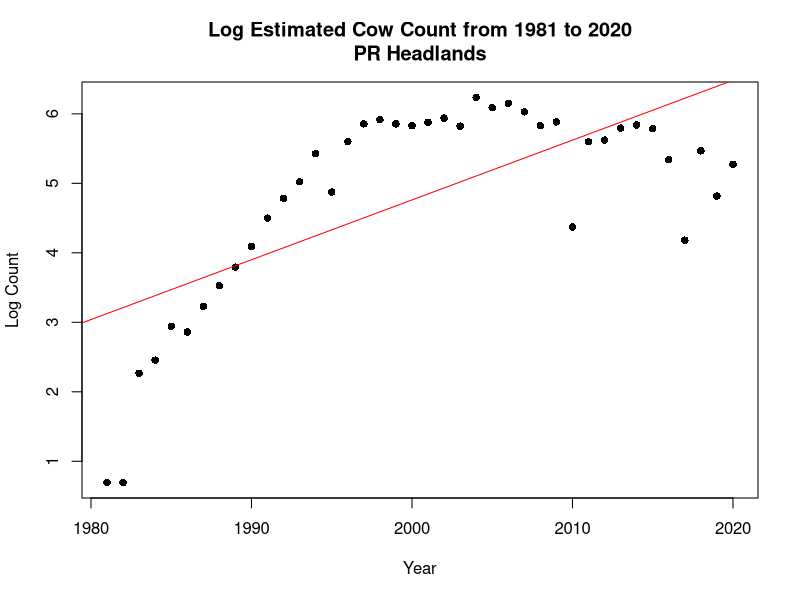
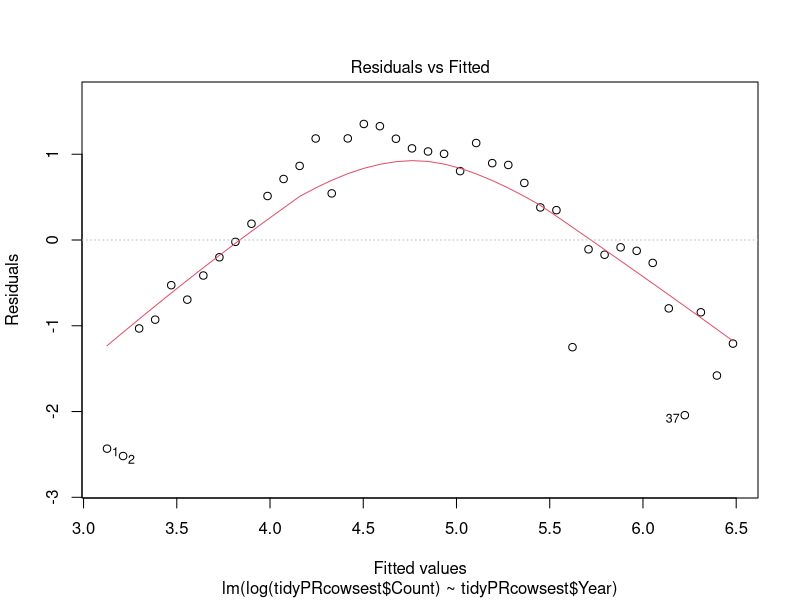
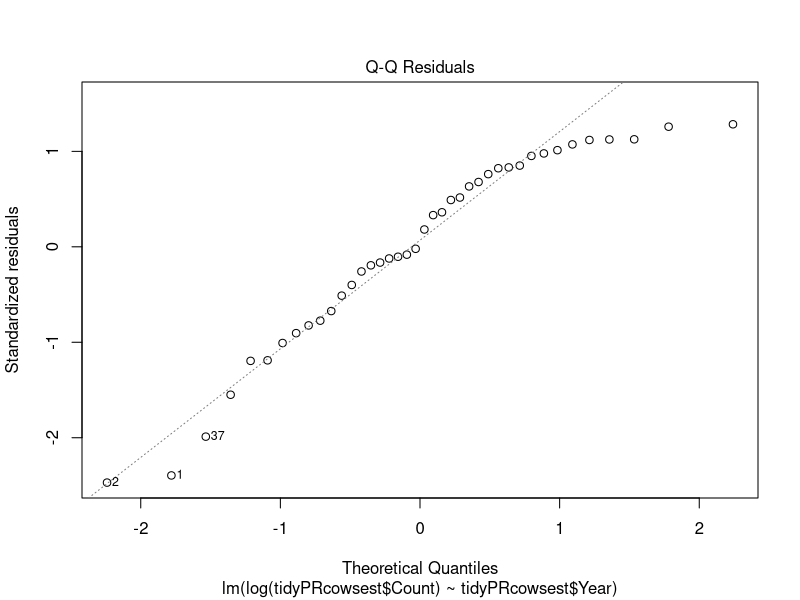
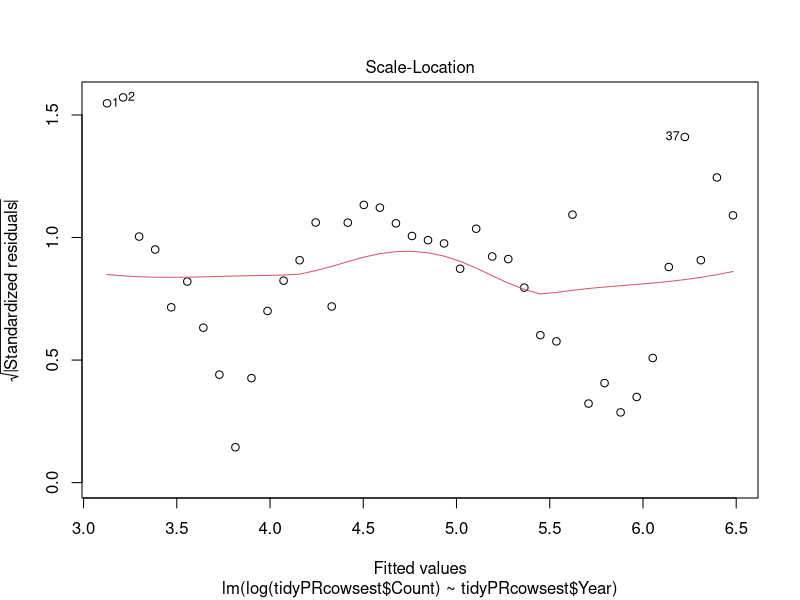
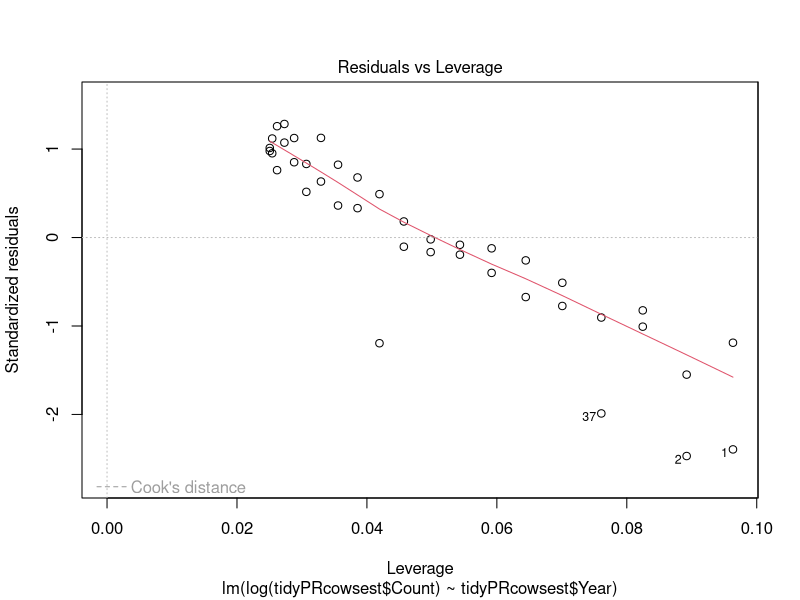
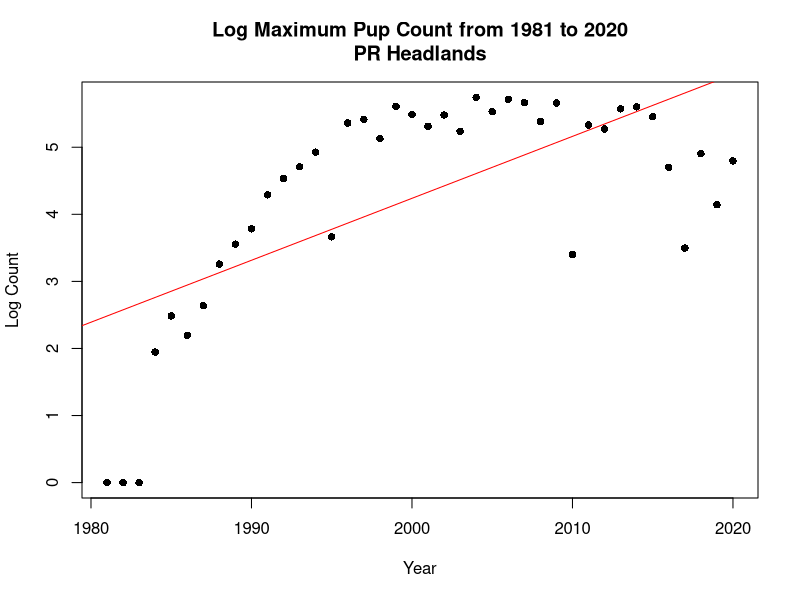
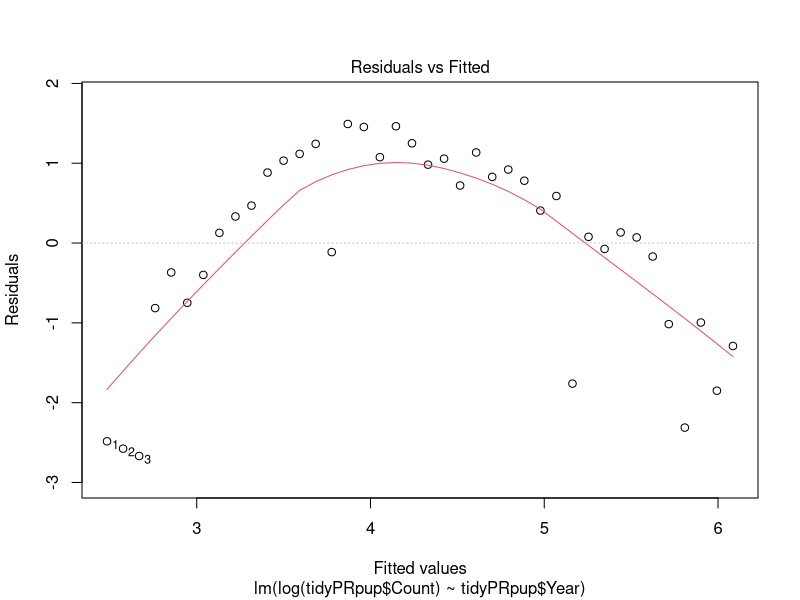
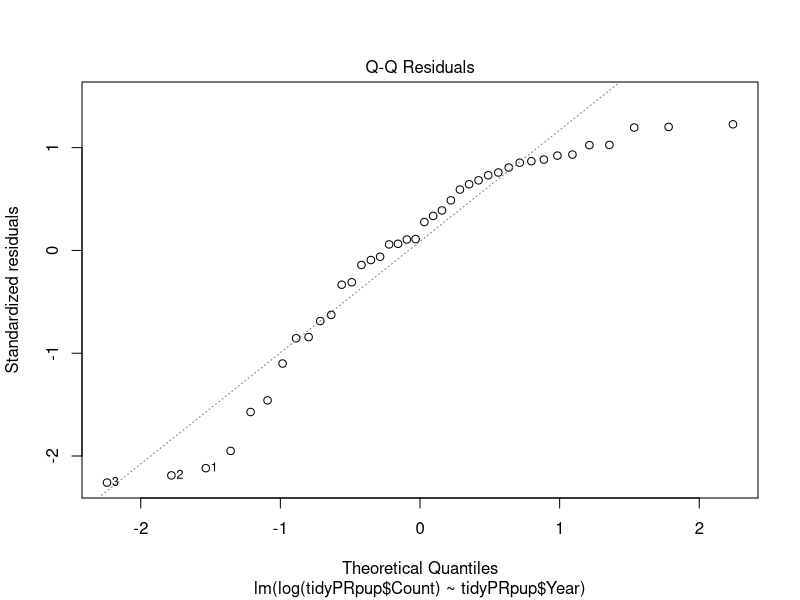

Source code (R) for these figures, in order:
library("readxl")
library(dplyr)
library(lme4)
library(gamm4)


## BB changing directories
## Silas you may need to uncomment lines 10-11 and comment line 12 to run on your machine.
## I recommend you keep your data in a "Data" subdirectory as we have in the github repo so we can use the same code. Rstudio sets your project
## directory as your working directory, then you can use relative paths and no need for "setwd".

#setwd("~/Internship Summer 2021")
#seals <- read_excel("Eseal_1981-2020.xlsx")
seals <- read_excel("Data/Eseal_1981-2020.xlsx")
# get rid of weird column
seals <- subset(seals, select = -(...6))

###############################
###Exploratory Data Analysis###
###############################

# get rid of deadpup (550 instances)
seals <- subset(seals, Age !="DEADPUP")

seals_date <- strptime(seals$Date, format="%Y-%m-%d")

# months included in the data set:
# 0 (Jan), 1 (Feb), 2 (March), 10 (Nov), 11 (Dec)

# write a function to get each season defined as November Year1 to March Year2
# for example season 0 is Nov 1980 to March 1981, season 1 is Nov 1981 to March 1982... season 9 is Nov 1989 to March 1990... season 39 is Nov 2019 to March 2020
# works for dates passed in as POSIXlt

get_season <- function(date) {
  if (date$mon > 6) {season <- date$year - 80}
  else season <- date$year - 81 
  return(season)
}

# function that does get_season on every item in a list
get_season_all <- function(lst) {
  vec <- vector("list", length(lst))
  for (i in 1:length(lst)) {
    vec[[i]] <- get_season(lst[[i]])
  }
  return(vec)
}

# function that gets the year corresponding to the season, useful for plotting
get_year <- function(date) {
  if (date$mon > 6) { 
    return(date$year+1901)
  } else {
    return(date$year+1900)
  }
}

# function that does get_year on every item in a list
get_year_all <- function(lst) {
  vec <- numeric()
  for (i in 1:length(lst)) {
    vec <- c(vec, get_year(lst[[i]]))
  }
  return(vec)
}

# now that we have the seasons we can add them to the tables
seals$season <- get_season_all(seals_date)
seals$year <- get_year_all(seals_date)
seals$month_day <- format(seals$Date, format="%m-%d")
# get rid of space in col name
colnames(seals)[5] <- "Survey_Type"

####################
######COW WORK######
####################

cows <- subset(seals, Age == "COW")

# grab cows by location
PRcows <- subset(cows, Location == "PR Headlands")
DBcows <- subset(cows, Location == "Drakes Beach")
SBcows <- subset(seals, Age == "COW" & Location == "South Beach")


# from Condit
Date <- format(seq(as.Date("1981-01-11"), as.Date("1981-02-08"), by="days"), format="%m-%d")
Multiplier <- c(2.295, 2.107, 1.946, 1.810, 1.693, 1.593, 1.507, 1.434, 1.372, 1.319, 1.274, 1.236, 1.206, 1.181, 1.161, 1.147, 1.138, 1.133, 1.134, 1.139, 1.149, 1.165, 1.186, 1.214, 1.249, 1.292, 1.343, 1.405, 1.479)
Upper <- c(2.678, 2.427, 2.222, 2.056, 1.916, 1.797, 1.696, 1.606, 1.528, 1.463, 1.406, 1.357, 1.316, 1.283, 1.254, 1.230, 1.213, 1.203, 1.200, 1.207, 1.225, 1.253, 1.287, 1.328, 1.378, 1.427, 1.513, 1.597, 1.702)
Lower <- c(1.888, 1.762, 1.650, 1.555, 1.472, 1.401, 1.340, 1.290, 1.246, 1.210, 1.179, 1.154, 1.133, 1.116, 1.104, 1.096, 1.091, 1.089, 1.087, 1.088, 1.093, 1.102, 1.115, 1.134, 1.159, 1.190, 1.228, 1.276, 1.333)
multiplierTable <- data.frame(Date=Date, Lower=Lower, Multiplier=Multiplier, Upper=Upper)

# function to estimate the population using Condit et al.
# not sure how to vectorize so it only works for rows of a table, not a whole table
# returns 0 if the date is out of the range Condit provided
estimate_pop <- function(row, multTbl) {
  if (row$month_day %in% multTbl$Date) {
    m <- multTbl$Multiplier[multTbl$Date == row$month_day] 
    return(m * row$Count)
  } else {
    return(0)
  }
}

# function for lower bound
estimate_pop_lower <- function(row, multTbl) {
  if (row$month_day %in% multTbl$Date) {
    m <- multTbl$Lower[multTbl$Date == row$month_day] 
    return(m * row$Count)
  } else {
    return(0)
  }
}

# function for upper bound
estimate_pop_upper <- function(row, multTbl) {
  if (row$month_day %in% multTbl$Date) {
    m <- multTbl$Upper[multTbl$Date == row$month_day] 
    return(m * row$Count)
  } else {
    return(0)
  }
}

# function that estimates the population for a table
estimate_pop_table <- function(table, multTbl) {
  vec <- numeric()
  lower <- numeric()
  upper <- numeric()
  for (i in 1:nrow(table)) {
    row <- table[i, ]
    est <- estimate_pop(row, multTbl)
    l <- estimate_pop_lower(row, multTbl)
    u <- estimate_pop_upper(row, multTbl)
    vec <- c(vec, est)
    lower <- c(lower, l)
    upper <- c(upper, u)
  }
  table$estimate <- vec
  table$lower <- lower
  table$upper <- upper
  return(table)
}

PRcows <- estimate_pop_table(PRcows, multiplierTable)
DBcows <- estimate_pop_table(DBcows, multiplierTable)
SBcows <- estimate_pop_table(SBcows, multiplierTable)


# determine which seasons don't fall into the date range now given by Sarah Codde: Jan 26 to Feb 2
peakDays <- format(seq(as.Date("1981-01-26"), as.Date("1981-02-02"), by="days"), format="%m-%d")

validate_dates <- function(table) {
  valid <- logical()
  for (i in 1:nrow(table)) {
    row <- table[i, ]
    isit <- row$month_day %in% peakDays
    valid <- c(valid, isit)
  }
  table$valid_date <- valid
  return(table)
}

PRcows <- validate_dates(PRcows)
DBcows <- validate_dates(DBcows)
SBcows <- validate_dates(SBcows)

# determine which years/seasons have observations during the peak Days
# returns a list of booleans where each element is a boolean value and named the season it corresponds to
valid_seasons <- function(table) {
  seasons <- unique(table$season) 
  vec <- vector("list", length(seasons))
  names(vec) <- seasons
  for (i in 1:length(seasons)) {
    tb <- subset(table, season == seasons[[i]]) 
    for (j in 1:nrow(tb)) {
      row <- tb[j, ]
      if (row$valid_date == TRUE) {
        vec[[i]] <- TRUE
      } 
    }
    if (is.null(vec[[i]])) {
      vec[[i]] <- FALSE
    }
  }
  return(vec)
}

# takes in a list returned by valid_seasons and a table with all counts for a location
# returns max counts in peakDays if they exist. if not then just take max count regardless of date
get_max <- function(list, table) {
  df <- data.frame(Date=as.Date(character()), Location=character(), Age=character(), Count=numeric(), Survey_Type=character(), season=numeric(), month_day=character(), estimate=numeric(), lower=numeric(), upper=numeric(), valid_date=logical())
  for (i in 1:length(list)) {
    tb <- subset(table, season == as.numeric(names(list)[i]))
    if (list[[i]]) { #you do have a valid date for that season
      tb <- subset(tb, month_day %in% peakDays)
    } 
    tb <- tb %>% slice(which.max(Count))
    df <- rbind(df, tb)
  }
  return(df)
}

PRvalszn <- valid_seasons(PRcows)
PRcows_max_count <- get_max(PRvalszn, PRcows)
#season 2 only has observations before peakDays, here uses max count

PRcows0 <- subset(PRcows, season == 0)
# three observations on Jan 6, 7, 8 all with a count of 2, set estimate and CI to 2 as well
PRcows_max_count$estimate[PRcows_max_count$season == 0] <- PRcows0$Count[1]
PRcows_max_count$lower[PRcows_max_count$season == 0] <- PRcows0$Count[1]
PRcows_max_count$upper[PRcows_max_count$season == 0] <- PRcows0$Count[1]

PRcows1 <- subset(PRcows, season == 1)
# highest count of 2 occurs on Jan 6, 7, 9, and 11, set estimate and CI to 2 as well
PRcows_max_count$estimate[PRcows_max_count$season == 1] <- PRcows1$Count[PRcows1$month_day == "01-11"]
PRcows_max_count$lower[PRcows_max_count$season == 1] <- PRcows1$Count[PRcows1$month_day == "01-11"]
PRcows_max_count$upper[PRcows_max_count$season == 1] <- PRcows1$Count[PRcows1$month_day == "01-11"]
PRcows_max_count$month_day[PRcows_max_count$season == 1] <- "01-11"
PRcows_max_count$Date[PRcows_max_count$season == 1] <- PRcows1$Date[5]

PRcows13 <- subset(PRcows, season == 13)
# no counts between 1/14 and 2/9
# max count occurs on Feb 9 with a count of 154
# use the Feb 9 count * Feb 8 multiplier (because it's only one day off)
PRcows_max_count$estimate[PRcows_max_count$season == 13] <- PRcows13$Count[PRcows13$month_day == "02-09"] * multiplierTable$Multiplier[multiplierTable$Date == "02-08"]
PRcows_max_count$upper[PRcows_max_count$season == 13] <- PRcows13$Count[PRcows13$month_day == "02-09"] * multiplierTable$Upper[multiplierTable$Date == "02-08"]
PRcows_max_count$lower[PRcows_max_count$season == 13] <- PRcows13$Count[PRcows13$month_day == "02-09"] * multiplierTable$Lower[multiplierTable$Date == "02-08"]


DBvalszn <- valid_seasons(DBcows)
DBcows_max_count <- get_max(DBvalszn, DBcows)
# guidance from Sarah Codde on season 39: "I'm pretty confident we missed the peak due to bad visibility (fog) 
# and then there was a quick drop off in numbers by 1/31. I think the count on 1/23 is a true peak. I think this 
# should be the one exception (to taking dates between 1/26 and 2/2) and we should keep this one."
# without the following code, this defaults to 1/31 for count (932) and estimate (1070.868)
DB39 <- subset(DBcows, season == 39)
DBcows_max_count$Date[DBcows_max_count$season == 39] <- DB39$Date[DB39$month_day == "01-23"]
DBcows_max_count$month_day[DBcows_max_count$season == 39] <-  "01-23"
DBcows_max_count$valid_date[DBcows_max_count$season == 39] <- FALSE
DBcows_max_count$Count[DBcows_max_count$season == 39] <- DB39$Count[DB39$month_day == "01-23"] #974
DBcows_max_count$estimate[DBcows_max_count$season == 39] <- DB39$estimate[DB39$month_day == "01-23"] #1174.644
DBcows_max_count$lower[DBcows_max_count$season == 39] <- DB39$lower[DB39$month_day == "01-23"]
DBcows_max_count$upper[DBcows_max_count$season == 39] <- DB39$upper[DB39$month_day == "01-23"]


SBvalszn <- valid_seasons(SBcows)
SBcows_max_count <- get_max(SBvalszn, SBcows)
#SB seasons 14/15 okay as is because few observations

# calculate totals across locations for cows
# pass in tbales for each location and col as a string 
total_max_count <- function(PR, SB, DB, col) {
  vec <- numeric()
  for (i in 0:39) {
    a <- PR[[col]][PR$season == i]
    if (identical(a, numeric(0))) { a <- 0}
    b <- SB[[col]][SB$season == i]
    if (identical(b, numeric(0))) { b <- 0}
    c <- DB[[col]][DB$season == i]
    if (identical(c, numeric(0))) { c <- 0}
    vec <- c(vec, a + b + c)
  }
  return(vec)
}

# total max count for all locations
cow_max_total <- total_max_count(PRcows_max_count, SBcows_max_count, DBcows_max_count, "Count")
# estimations for all locations
cow_est_total <- total_max_count(PRcows_max_count, SBcows_max_count, DBcows_max_count, "estimate")
cow_est_lower_total <- total_max_count(PRcows_max_count, SBcows_max_count, DBcows_max_count, "lower")
cow_est_upper_total <- total_max_count(PRcows_max_count, SBcows_max_count, DBcows_max_count, "upper")


# plot total estimates and max counts for each season
#plot(1981:2020, cow_est_total, main="Estimated Cow Count from 1981 to 2020\nAll Locations", xlab="Year", ylab='Estimate', pch=15)
#lines(1981:2020, cow_est_total)
#lines(1981:2020, cow_est_lower_total, col="grey")
#lines(1981:2020, cow_est_upper_total, col="grey")

# can also plot for each location
# these plots will plot 0 for missing estimates
#plot(1981:2020, PRcows_max_count$estimate, main="Estimated Cow Count from 1981 to 2020\nPR Headlands", xlab="Year", ylab='Estimate', pch=15)
#lines(1981:2020, PRcows_max_count$estimate)
#lines(1981:2020, PRcows_max_count$lower, col="grey")
#lines(1981:2020, PRcows_max_count$upper, col="grey")

#plot(1995:2020, DBcows_max_count$estimate, main="Estimated Cow Count from 1995 to 2020\nDrakes Beach", xlab="Year", ylab='Estimate', pch=15)
#lines(1995:2020, DBcows_max_count$estimate)
#lines(1995:2020, DBcows_max_count$lower, col="grey")
#lines(1995:2020, DBcows_max_count$upper, col="grey")

#plot(1995:2020, SBcows_max_count$estimate, main="Estimated Cow Count from 1995 to 2020\nSouth Beach", xlab="Year", ylab='Estimate', pch=15)
#lines(1995:2020, SBcows_max_count$estimate)
#lines(1995:2020, SBcows_max_count$lower, col="grey")
#lines(1995:2020, SBcows_max_count$upper, col="grey")

####################
######PUP WORK######
####################

# subset data by age class
# i visually inspected epups and pups_only and didn't see overlap in date and location so change all "EPUPS" to "PUPS"
pups <- subset(seals, Age == "PUP" | Age == "EPUP") 
pups$Age[pups$Age == "EPUP"] <- "PUP"

# just like for cows, we want to have counts from the peak days (Jan 26 to Feb 2)
pups <- validate_dates(pups)

# subset by location and determine which locations have observations during the peak Days to grab the max counts during the peak
PRpups <- subset(pups, Location == "PR Headlands")
PRvalsznp <- valid_seasons(PRpups)
PRpups_max_count <- get_max(PRvalsznp, PRpups)
# seasons 0, 1, 2, 13 do not have observations during the peak days. checked out visually and i'm ok with what was output by get_max


DBpups <- subset(pups, Location == "Drakes Beach")
DBvalsznp <- valid_seasons(DBpups)
DBpups_max_count <- get_max(DBvalsznp, DBpups)
# has a count for each season during the peak days

SBpups <- subset(pups, Location == "South Beach")
SBvalsznp <- valid_seasons(SBpups)
SBpups_max_count <- get_max(SBvalsznp, SBpups)
# seasons 14 and 15 both only have two observations, all of which are outside of peak days. i'm ok with what was output by get_max

# total pups up across locations. pups don't move between beaches so you can total different peak days
pups_max_total <- total_max_count(PRpups_max_count, SBpups_max_count, DBpups_max_count, "Count")

# also want to look at pups and weaned pups together. weaned pups might move between beaches so we need to take a max counr from a single day each year

# takes in a table and returns a list indexed by season
# each item in the returned list is a list of all locations counts exist for in that season
which_seasons <- function(table) {
  seasons <- unique(table$season) 
  vec <- vector("list", length(seasons))
  names(vec) <- seasons
  for (i in 1:length(seasons)) {
    tb <- subset(table, season == seasons[[i]])
    locations <- unique(tb$Location)
    vec[[i]] <- locations
  }
  return(vec)
}

# returns a table with dates and counts combined across locations
combine_counts <- function(list, table) {
  df <- data.frame(Date=as.Date(character()), Count=numeric(), season=numeric(), year=numeric(), valid_date=logical(), month_day=character())
  for (i in 1:length(list)) {
    szn <- as.numeric(names(list)[i])
    yr <- szn + 1981
    locations <- list[[i]]
    t <- subset(table, season == szn)
    dates <- unique(t$Date)
    for (j in 1:length(dates)) {
      d <- subset(t, Date == dates[j])
      sum <- 0
      for (k in 1:nrow(d)) {
        sum <- sum + d[k, ]$Count
      }
      r <- data.frame(dates[j], sum, szn, yr, d$valid_date[1], d$month_day[1])
      names(r) <- c("Date", "Count", "season", "year", "valid_date", "month_day")
      df <- rbind(df, r)
    }
  }
  return(df)
}

wnr <- subset(seals, Age == "WNR")
wnr <- validate_dates(wnr)
pw <- rbind(wnr, pups)

pw_locations <- which_seasons(pw)
pw_all <- combine_counts(pw_locations, pw)
pwvalszn <- valid_seasons(pw_all) 
# we have at least 1 observation during the peak days except for seasons 0, 1, and 13 
# as before, seasons 0, 1 have only a handful of observations and 13 doesn't have any observations between 1/14 and 2/9
pw_all_max_counts <- get_max(pwvalszn , pw_all)

# plot Pups and Weaned Pups
#title <- paste ("Maximum Pup and Weaned Pup Counts")
#plot(pw_all_max_counts$year, pw_all_max_counts$Count, main=title, xlab="Year", ylab='Maximum Count', pch=15)
#lines(pw_all_max_counts$year, pw_all_max_counts$Count)


####################
###Tidy(ish) Data###
####################

########COWS########

# puts the data assembled above into a tidy(ish) data format with columns:
# Age ("COW", "PUP", "PUPWNR"); Year (1981:2020); Location ("PR Headlands", "Drakes Beach", "South Beach", "All");
# Count; Count_Type ("max", "estimate", "lower_est", "upper_est")

tidyCows <- data.frame(Age=character(), Year=numeric(), Location=character(), Count=numeric(), Count_Type=character())
season <- 1

for (i in 1981:2020) {
  # grab PR for season iteratively
  PR <- subset(PRcows_max_count, year==i)
  PR <- PR[, c(2, 3, 4, 7, 9, 10, 11)]
  
  max <- data.frame("COW", i, "PR Headlands", PR$Count, "max")
  names(max) <- c("Age", "Year", "Location", "Count", "Count_Type")
  tidyCows <- rbind(tidyCows, max)
  
  est <- data.frame("COW", i, "PR Headlands", PR$estimate, "estimate")
  names(est) <- c("Age", "Year", "Location", "Count", "Count_Type")
  tidyCows <- rbind(tidyCows, est)
  
  low <- data.frame("COW", i, "PR Headlands", PR$lower, "lower estimate")
  names(low) <- c("Age", "Year", "Location", "Count", "Count_Type")
  tidyCows <- rbind(tidyCows, low)
  
  up <- data.frame("COW", i, "PR Headlands", PR$upper, "upper estimate")
  names(up) <- c("Age", "Year", "Location", "Count", "Count_Type")
  tidyCows <- rbind(tidyCows, up)
  
  # grab DB and SB counts when they exist (above season 13)
  if (i >= 1995) {
    DB <- subset(DBcows_max_count, year==i)
    DB <- DB[, c(2, 3, 4, 7, 9, 10, 11)]
    
    max <- data.frame("COW", i, "Drakes Beach", DB$Count, "max")
    names(max) <- c("Age", "Year", "Location", "Count", "Count_Type")
    tidyCows <- rbind(tidyCows, max)
    
    est <- data.frame("COW", i, "Drakes Beach", DB$estimate, "estimate")
    names(est) <-c("Age", "Year", "Location", "Count", "Count_Type")
    tidyCows <- rbind(tidyCows, est)
    
    low <- data.frame("COW", i, "Drakes Beach", DB$lower, "lower estimate")
    names(low) <- c("Age", "Year", "Location", "Count", "Count_Type")
    tidyCows <- rbind(tidyCows, low)
    
    up <- data.frame("COW", i, "Drakes Beach", DB$upper, "upper estimate")
    names(up) <- c("Age", "Year", "Location", "Count", "Count_Type")
    tidyCows <- rbind(tidyCows, up)
    
    SB <- subset(SBcows_max_count, year==i)
    SB <- SB[, c(2, 3, 4, 7, 9, 10, 11)]
    
    max <- data.frame("COW", i, "South Beach", SB$Count, "max")
    names(max) <-c("Age", "Year", "Location", "Count", "Count_Type")
    tidyCows <- rbind(tidyCows, max)
    
    est <- data.frame("COW", i, "South Beach", SB$estimate, "estimate")
    names(est) <- c("Age", "Year", "Location", "Count", "Count_Type")
    tidyCows <- rbind(tidyCows, est)
    
    low <- data.frame("COW", i, "South Beach", SB$lower, "lower estimate")
    names(low) <- c("Age", "Year", "Location", "Count", "Count_Type")
    tidyCows <- rbind(tidyCows, low)
    
    up <- data.frame("COW", i, "South Beach", SB$upper, "upper estimate")
    names(up) <- c("Age", "Year", "Location", "Count", "Count_Type")
    tidyCows <- rbind(tidyCows, up)
  }
  
  
  # get the counts from all locations
  max <- data.frame("COW", i, "All", cow_max_total[season], "max")
  names(max) <- c("Age", "Year", "Location", "Count", "Count_Type")
  tidyCows <- rbind(tidyCows, max)
  
  est <- data.frame("COW", i, "All", cow_est_total[season], "estimate")
  names(est) <- c("Age", "Year", "Location", "Count", "Count_Type")
  tidyCows <- rbind(tidyCows, est)
  
  low <- data.frame("COW", i, "All", cow_est_lower_total[season], "lower estimate")
  names(low) <- c("Age", "Year", "Location", "Count", "Count_Type")
  tidyCows <- rbind(tidyCows, low)
  
  up <- data.frame("COW", i, "All", cow_est_upper_total[season], "upper estimate")
  names(up) <- c("Age", "Year", "Location", "Count", "Count_Type")
  tidyCows <- rbind(tidyCows, up)
  season <- season + 1
}

########PUPS########

tidyPups <- data.frame(Age=character(), Year=numeric(), Location=character(), Count=numeric(), Count_Type=character())
season <- 1
for (i in 1981:2020) {
  PR <- subset(PRpups_max_count, year == i)
  if (nrow(PR) > 0) {
    t <- data.frame("PUP", i, "PR Headlands", PR$Count, "max")
    names(t) <- c("Age", "Year", "Location", "Count", "Count_Type")
    tidyPups <- rbind(tidyPups, t)
  }
  
  DB <- subset(DBpups_max_count, year == i)
  if (nrow(DB) > 0) {
    t <- data.frame("PUP", i, "Drakes Beach", DB$Count, "max")
    names(t) <- c("Age", "Year", "Location", "Count", "Count_Type")
    tidyPups <- rbind(tidyPups, t)
  }
  
  SB <- subset(SBpups_max_count, year == i)
  if (nrow(SB) > 0) {
    t <- data.frame("PUP", i, "South Beach", SB$Count, "max")
    names(t) <- c("Age", "Year", "Location", "Count", "Count_Type")
    tidyPups <- rbind(tidyPups, t)
  }
  
  t <- data.frame("PUP", i, "All", pups_max_total[season], "max")
  names(t) <- c("Age", "Year", "Location", "Count", "Count_Type")
  tidyPups <- rbind(tidyPups, t)
  season <- season + 1
  
  pws <- subset(pw_all_max_counts, year == i)
  t <- data.frame("PUP&WNR", i, "All", pws$Count, "max")
  names(t) <- c("Age", "Year", "Location", "Count", "Count_Type")
  tidyPups <- rbind(tidyPups, t)
}

# WHAT IS GOING ON WITH SEASON 14/YEAR 1995
# I think it's okay but I should come back and look at why the pup count is higher than the pup&weaner count and decide what to do when this happens

tidySeals <- rbind(tidyPups, tidyCows)

######################
###POULATION TRENDS###
######################

###################### Simple linear regression on log(counts) for cows/pups/wnrs at the three sites and as a whole. 

tidyPRcowsest <- subset(tidyCows, Location == "PR Headlands" & Count_Type == "estimate")
tidyPRpup <- subset(tidyPups, Location == "PR Headlands" & Count_Type == "max")

tidyDBcowsest <- subset(tidyCows, Location == "Drakes Beach" & Count_Type == "estimate")
tidyDBpup <- subset(tidyPups, Location == "Drakes Beach" & Count_Type == "max")

tidySBcowsest <- subset(tidyCows, Location == "South Beach" & Count_Type == "estimate")
tidySBpup <- subset(tidyPups, Location == "South Beach" & Count_Type == "max")

tidyALLcowsest <- subset(tidyCows, Location == "All" & Count_Type == "estimate")
tidyALLpup <- subset(tidyPups, Location == "All" & Age == "PUP" & Count_Type == "max")
tidyALLpupwnr <- subset(tidyPups, Location == "All" & Age == "PUP&WNR" & Count_Type == "max")

#PR COW
LM_PR_cow <- lm(log(tidyPRcowsest$Count) ~ tidyPRcowsest$Year)
summary(LM_PR_cow)
plot(tidyPRcowsest$Year, log(tidyPRcowsest$Count), main="Log Estimated Cow Count from 1981 to 2020\nPR Headlands", xlab="Year", ylab='Log Count', pch=16)
abline(LM_PR_cow, col="red")
plot(LM_PR_cow)

#PR PUP
LM_PR_pup <- lm(log(tidyPRpup$Count) ~ tidyPRpup$Year)
summary(LM_PR_pup)
plot(tidyPRpup$Year, log(tidyPRpup$Count), main="Log Maximum Pup Count from 1981 to 2020\nPR Headlands", xlab="Year", ylab='Log Count', pch=16)
abline(LM_PR_pup, col="red")
plot(LM_PR_pup)

#DB COW
LM_DB_cow <- lm(log(tidyDBcowsest$Count) ~ tidyDBcowsest$Year)
summary(LM_DB_cow)
plot(tidyDBcowsest$Year, log(tidyDBcowsest$Count), main="Log Estimated Cow Count from 1995 to 2020\nDrakes Beach", xlab="Year", ylab='Log Count', pch=16)
abline(LM_DB_cow, col="red")
plot(LM_DB_cow)
# honestly this done a pretty ok job

#DB PUP
LM_DB_pup <- lm(log(tidyDBpup$Count) ~ tidyDBpup$Year)
summary(LM_DB_pup)
plot(tidyDBpup$Year, log(tidyDBpup$Count), main="Log Maximum Pup Count from 1995 to 2020\nDrakes Beach", xlab="Year", ylab='Log Count', pch=16)
abline(LM_DB_pup, col="red")
plot(LM_DB_pup)
# honestly this done a pretty ok job

#SB COW
LM_SB_cow <- lm(log(tidySBcowsest$Count) ~ tidySBcowsest$Year)
summary(LM_SB_cow)
plot(tidySBcowsest$Year, log(tidySBcowsest$Count), main="Log Estimated Cow Count from 1995 to 2020\nSouth Beach", xlab="Year", ylab='Log Count', pch=16)
abline(LM_SB_cow, col="red")
plot(LM_SB_cow)
# honestly this done a pretty ok job

#SB PUP
LM_SB_pup <- lm(log(tidySBpup$Count) ~ tidySBpup$Year)
summary(LM_SB_pup)
plot(tidySBpup$Year, log(tidySBpup$Count), main="Log Maximum Pup Count from 1983 to 2020\nSouth Beach", xlab="Year", ylab='Log Count', pch=16)
abline(LM_SB_pup, col="red")
plot(LM_SB_pup)
# honestly this done a pretty ok job, but could do better by dropping the one odd count from 1983

#SB PUP NO 1983
tidySBpupN <- subset(tidySBpup, Year != 1983)
LM_SB_pupN <- lm(log(tidySBpupN$Count) ~ tidySBpupN$Year)
summary(LM_SB_pupN)
plot(tidySBpupN$Year, log(tidySBpupN$Count), main="Log Maximum Pup Count from 1995 to 2020\nSouth Beach", xlab="Year", ylab='Log Count', pch=16)
abline(LM_SB_pupN, col="red")
plot(LM_SB_pupN)
# ok maybe I like the SB linear regressions less than I initially thought...

#ALL LOCATIONS COW
LM_all_cow <- lm(log(tidyALLcowsest$Count) ~ tidyALLcowsest$Year)
summary(LM_all_cow)
plot(tidyALLcowsest$Year, log(tidyALLcowsest$Count), main="Log Estimated Cow Count from 1981 to 2020\nAll Locations", xlab="Year", ylab='Log Count', pch=16)
abline(LM_all_cow, col="red")
plot(LM_all_cow)

#ALL LOCATIONS PUP
LM_all_pup <- lm(log(tidyALLpup$Count) ~ tidyALLpup$Year)
summary(LM_all_pup)
plot(tidyALLpup$Year, log(tidyALLpup$Count), main="Log Maximum Pup Count from 1981 to 2020\nAll Locations", xlab="Year", ylab='Log Count', pch=16)
abline(LM_all_pup, col="red")
plot(LM_all_pup)

#ALL LOCATIONS PUP AND WEANER
LM_all_pupwnr <- lm(log(tidyALLpupwnr$Count) ~ tidyALLpupwnr$Year)
summary(LM_all_pupwnr)
plot(tidyALLpupwnr$Year, log(tidyALLpupwnr$Count), main="Log Maximum Pup and Weaner Count from 1981 to 2020\nAll Locations", xlab="Year", ylab='Log Count', pch=16)
abline(LM_all_pupwnr, col="red")
plot(LM_all_pupwnr)


###################### Generalized Linear Mixed-model with counts poisson distributed

# format: m.glmer <- glmer(Count ~ Year + (1|Site), family = poisson, data = DATA) 

#COW
tidycowsNoT <- subset(tidyCows, Location != "All" & Count_Type == "estimate")
tidycowsNoT$rounded <- round(tidycowsNoT$Count) #need integer values
glmr_cow <- glmer(rounded ~ Year + (1|Location), family = poisson, data = tidycowsNoT)
# above throws Warning message: 
#  In checkConv(attr(opt, "derivs"), opt$par, ctrl = control$checkConv,  :
#                 Model is nearly unidentifiable: very large eigenvalue
#               - Rescale variables?;Model is nearly unidentifiable: large eigenvalue ratio
#               - Rescale variables?

#I figure that the same will happen for pups and pups/weaners so I didn't try it


#ALL LOCATIONS COW
glm_all_cow <- glm(round(tidyALLcowsest$Count) ~ tidyALLcowsest$Year, family = poisson) #wants integer values only so round the estimated counts
plot(tidyALLcowsest$Year, log(tidyALLcowsest$Count), main="Log Estimated Cow Counts from 1981 to 2020\nAll Locations", xlab="Year", ylab='log count', pch=16)
abline(glm_all_cow, col="blue")

#ALL LOCATIONS PUP
glm_all_pup <- glm(tidyALLpup$Count ~ tidyALLpup$Year, family = poisson)
plot(tidyALLpup$Year, log(tidyALLpup$Count), main="Log Max Pup Counts from 1981 to 2020\nAll Locations", xlab="Year", ylab='log count', pch=16)
abline(glm_all_pup, col="blue")

#ALL LOCATIONS PUP AND WEANER
glm_all_pupwnr <- glm(tidyALLpupwnr$Count ~ tidyALLpupwnr$Year, family = poisson)
plot(tidyALLpupwnr$Year, log(tidyALLpupwnr$Count), main="Log Max Pup and Weaner Counts from 1981 to 2020\nAll Locations", xlab="Year", ylab='log count', pch=16)
abline(glm_all_pupwnr, col="blue")


###################### Generalized Additive Mixed model with counts poisson distributed

tidypupNoT <- subset(tidyPups, Location != "All" & Age == "PUP")
tidypupwnrNoT <- subset(tidyPups, Location != "All" & Age == "PUP&WNR")

#the following three models I don't know how to plot
gamm_cow <- gamm4(Count ~ s(Year), random=~(1|Location), data=tidycowsNoT)

gamm_pup <- gamm4(Count ~ s(Year), random=~(1|Location), data=tidypupNoT)

#gamm_pupwnr <- gamm4(Count ~ s(Year), random=~(1|Location), data=tidypupwnrNoT) #this one gives large eigenvalue warning

#also not sure how to plot these ones but here's a residual plot
ga_cow <- gam(Count ~ s(Year), data=tidyALLcowsest)
plot(fitted(ga_cow), resid(ga_cow))

ga_pup <- gam(Count ~s(Year), data=tidyALLpup)
plot(fitted(ga_pup), resid(ga_pup))

ga_pupwnr <- gam(Count ~s(Year), data=tidyALLpupwnr)
plot(fitted(ga_pupwnr), resid(ga_pupwnr))



#look into breakpoints -> two piecewise linear models https://cran.r-project.org/web/packages/segmented/segmented.pdf
#https://cran.r-project.org/web/packages/jtools/vignettes/summ.html
